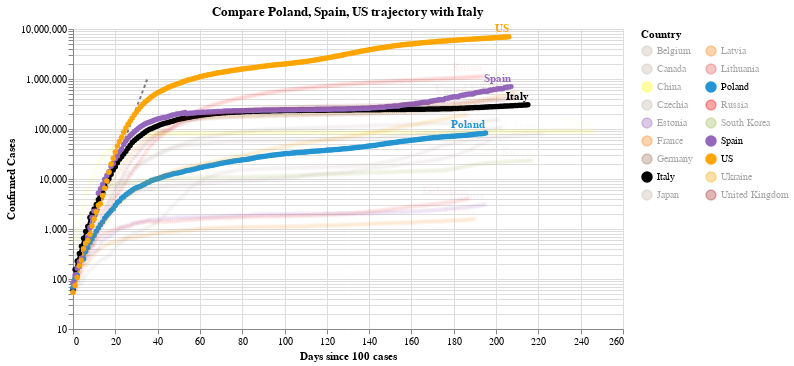

Notebook source saved alongside this figure:
### Code cell
#hide_input
chart2 = make_since_chart(dff2, ['Poland', 'Spain', 'US'], baseline_countries)
chart2

### Figure 1 — Vega-Lite specification as saved in the notebook (floating-point values rounded to 4 significant figures; data arrays with more than 128 entries replaced by an {"elided": "..."} marker saying what was removed)
{"config": {"view": {"continuousWidth": 400, "continuousHeight": 300}}, "layer": [{"data": {"name": "data-628230001892d6798b50651be41d1b3e"}, "mark": {"type": "line", "color": "black", "opacity": 0.5, "strokeDash": [3, 3]}, "encoding": {"x": {"type": "quantitative", "field": "Days since 100 cases"}, "y": {"type": "quantitative", "field": "Confirmed Cases"}}}, {"data": {"name": "data-c67c9ef5a8451ed15bb2d8670c82a0a4"}, "mark": {"type": "line", "point": true}, "encoding": {"color": {"type": "nominal", "field": "Country", "legend": {"columns": 2}, "scale": {"domain": ["Belgium", "Canada", "China", "Czechia", "Estonia", "France", "Germany", "Italy", "Japan", "Latvia", "Lithuania", "Poland", "Russia", "South Korea", "Spain", "US", "Ukraine", "United Kingdom"], "range": ["#C1B7AD", "#C1B7AD", "yellow", "#C1B7AD", "#9467bd", "#F58518", "#9D755D", "black", "#C1B7AD", "#F58518", "#E45756", "#2495D3", "red", "#A1BA59", "#9467bd", "orange", "orange", "brown"]}}, "opacity": {"condition": {"value": 1, "selection": "selector004"}, "value": 0.05}, "tooltip": [{"type": "nominal", "field": "Country"}, {"type": "temporal", "field": "Date"}, {"type": "quantitative", "field": "Confirmed Cases"}, {"type": "quantitative", "field": "Days since 100 cases"}], "x": {"type": "quantitative", "field": "Days since 100 cases"}, "y": {"type": "quantitative", "field": "Confirmed Cases", "scale": {"type": "log"}}}, "selection": {"selector004": {"type": "multi", "fields": ["Country"], "bind": "legend", "init": [{"Country": "Poland"}, {"Country": "Spain"}, {"Country": "US"}, {"Country": "Italy"}]}}, "width": 550}, {"data": {"name": "data-c67c9ef5a8451ed15bb2d8670c82a0a4"}, "mark": {"type": "text", "align": "right", "dy": -8, "fontWeight": "bold"}, "encoding": {"color": {"type": "nominal", "field": "Country", "legend": {"columns": 2}, "scale": {"domain": ["Belgium", "Canada", "China", "Czechia", "Estonia", "France", "Germany", "Italy", "Japan", "Latvia", "Lithuania", "Poland", "Russia", "South Korea", "Spain", "US", "Ukraine", "United Kingdom"], "range": ["#C1B7AD", "#C1B7AD", "yellow", "#C1B7AD", "#9467bd", "#F58518", "#9D755D", "black", "#C1B7AD", "#F58518", "#E45756", "#2495D3", "red", "#A1BA59", "#9467bd", "orange", "orange", "brown"]}}, "opacity": {"condition": {"value": 1, "selection": "selector004"}, "value": 0.05}, "text": {"type": "nominal", "field": "Country"}, "tooltip": [{"type": "nominal", "field": "Country"}, {"type": "temporal", "field": "Date"}, {"type": "quantitative", "field": "Confirmed Cases"}, {"type": "quantitative", "field": "Days since 100 cases"}], "x": {"type": "quantitative", "field": "Days since 100 cases"}, "y": {"type": "quantitative", "field": "Confirmed Cases", "scale": {"type": "log"}}}, "transform": [{"filter": "(datum['Date'] >= 1600905600000)"}], "width": 550}], "title": "Compare Poland, Spain, US trajectory with Italy", "$schema": "https://vega.github.io/schema/vega-lite/v4.0.2.json", "datasets": {"data-628230001892d6798b50651be41d1b3e": [{"Days since 100 cases": 0, "Confirmed Cases": 100.0}, {"Days since 100 cases": 1, "Confirmed Cases": 130.0}, {"Days since 100 cases": 2, "Confirmed Cases": 169.0}, {"Days since 100 cases": 3, "Confirmed Cases": 219.7}, {"Days since 100 cases": 4, "Confirmed Cases": 285.6}, {"Days since 100 cases": 5, "Confirmed Cases": 371.3}, {"Days since 100 cases": 6, "Confirmed Cases": 482.7}, {"Days since 100 cases": 7, "Confirmed Cases": 627.5}, {"Days since 100 cases": 8, "Confirmed Cases": 815.7}, {"Days since 100 cases": 9, "Confirmed Cases": 1060.0}, {"Days since 100 cases": 10, "Confirmed Cases": 1379.0}, {"Days since 100 cases": 11, "Confirmed Cases": 1792.0}, {"Days since 100 cases": 12, "Confirmed Cases": 2330.0}, {"Days since 100 cases": 13, "Confirmed Cases": 3029.0}, {"Days since 100 cases": 14, "Confirmed Cases": 3937.0}, {"Days since 100 cases": 15, "Confirmed Cases": 5119.0}, {"Days since 100 cases": 16, "Confirmed Cases": 6654.0}, {"Days since 100 cases": 17, "Confirmed Cases": 8650.0}, {"Days since 100 cases": 18, "Confirmed Cases": 11250.0}, {"Days since 100 cases": 19, "Confirmed Cases": 14620.0}, {"Days since 100 cases": 20, "Confirmed Cases": 19000.0}, {"Days since 100 cases": 21, "Confirmed Cases": 24710.0}, {"Days since 100 cases": 22, "Confirmed Cases": 32120.0}, {"Days since 100 cases": 23, "Confirmed Cases": 41750.0}, {"Days since 100 cases": 24, "Confirmed Cases": 54280.0}, {"Days since 100 cases": 25, "Confirmed Cases": 70560.0}, {"Days since 100 cases": 26, "Confirmed Cases": 91730.0}, {"Days since 100 cases": 27, "Confirmed Cases": 119300.0}, {"Days since 100 cases": 28, "Confirmed Cases": 155000.0}, {"Days since 100 cases": 29, "Confirmed Cases": 201500.0}, {"Days since 100 cases": 30, "Confirmed Cases": 262000.0}, {"Days since 100 cases": 31, "Confirmed Cases": 340600.0}, {"Days since 100 cases": 32, "Confirmed Cases": 442800.0}, {"Days since 100 cases": 33, "Confirmed Cases": 575600.0}, {"Days since 100 cases": 34, "Confirmed Cases": 748300.0}, {"Days since 100 cases": 35, "Confirmed Cases": 972800.0}], "data-c67c9ef5a8451ed15bb2d8670c82a0a4": {"elided": "3705 records"}}}
